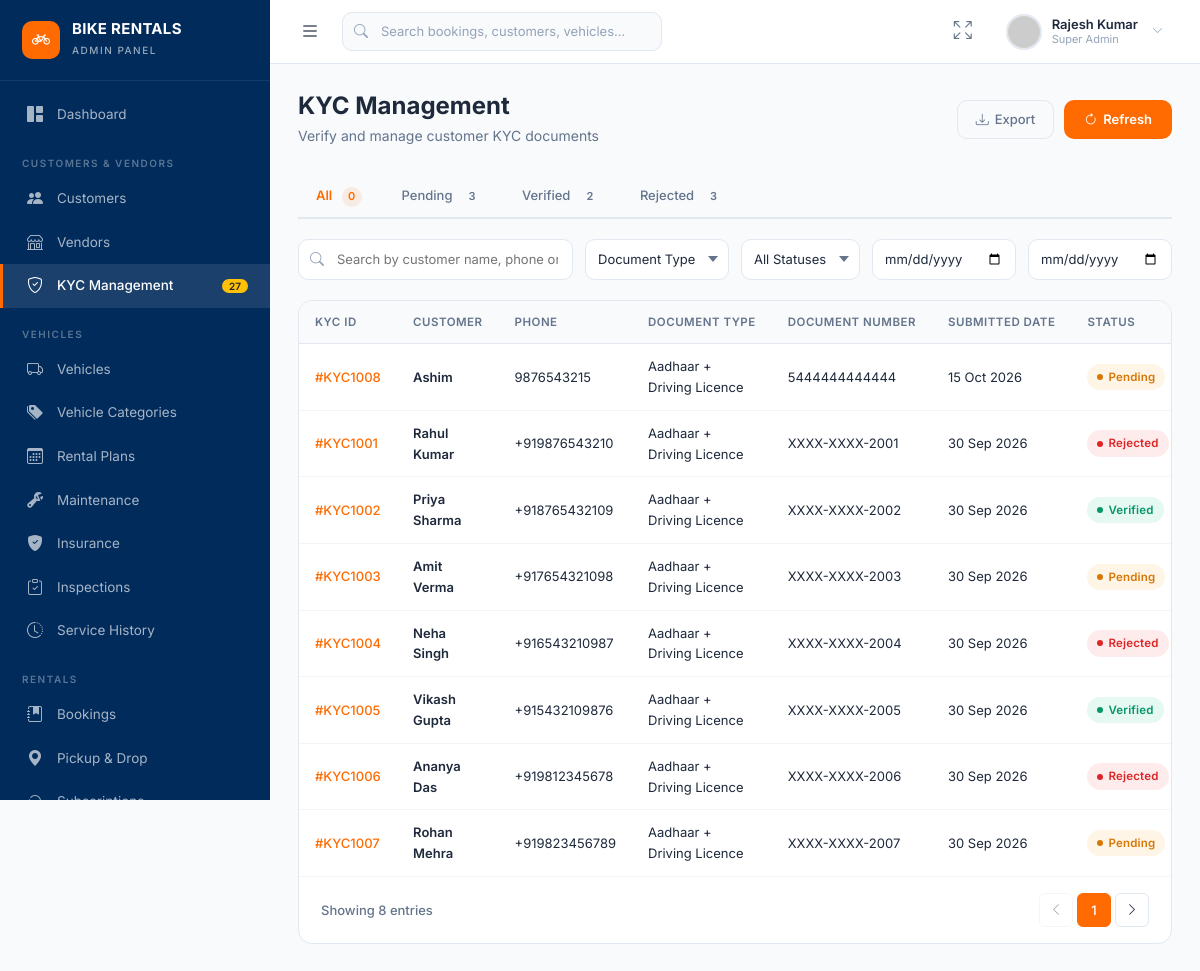
Page /kyc/ on the committed database.
### myapp/models.py (models this page shows, shortened)
class KYCRecord(models.Model):
    kyc_id = models.CharField(max_length=20, unique=True, blank=True)
    customer = models.ForeignKey(Customer, on_delete=models.CASCADE, related_name="kyc_records")
    document_type = models.CharField(max_length=50, default="Aadhaar + Driving Licence")
    aadhaar_number = models.CharField(max_length=20, blank=True)
    aadhaar_front_image = models.URLField(blank=True, null=True)
    aadhaar_back_image = models.URLField(blank=True, null=True)
    licence_number = models.CharField(max_length=50, blank=True)
    licence_front_image = models.URLField(blank=True, null=True)
    licence_back_image = models.URLField(blank=True, null=True)
    status = models.CharField(max_length=20, choices=Customer.KYC_STATUS, default="pending")
    rejection_reason = models.TextField(blank=True)
    submitted_at = models.DateTimeField(default=timezone.now)
    verified_at = models.DateTimeField(null=True, blank=True)
    verified_by = models.CharField(max_length=100, blank=True)
    class Meta:
        ordering = ["-submitted_at"]

class Customer(models.Model):
    KYC_STATUS = [
        ("pending", "Pending"),
        ("verified", "Verified"),
        ("rejected", "Rejected"),
    ]
    customer_id = models.CharField(
        max_length=12, unique=True, blank=True, editable=False
    )
    full_name = models.CharField(max_length=150)
    phone = models.CharField(max_length=15, unique=True)
    email = models.EmailField(unique=True)
    profile_image = models.URLField(blank=True, null=True)
    date_of_birth = models.DateField(blank=True, null=True)
    gender = models.CharField(max_length=20, blank=True)
    city = models.CharField(max_length=100, blank=True)
    state = models.CharField(max_length=100, blank=True)
    address = models.TextField(blank=True)
    pincode = models.CharField(max_length=10, blank=True)
    kyc_status = models.CharField(
        max_length=20,
        choices=KYC_STATUS,
        default="pending"
    )
    aadhaar_last_four = models.CharField(max_length=4, blank=True)
    aadhaar_name = models.CharField(max_length=150, blank=True)
    kyc_submitted_at = models.DateTimeField(null=True, blank=True)
    kyc_verified_at = models.DateTimeField(null=True, blank=True)
    kyc_remarks = models.TextField(blank=True)
    licence_number = models.CharField(max_length=50, blank=True)
    licence_name = models.CharField(max_length=150, blank=True)
    licence_issue_date = models.DateField(null=True, blank=True)
    licence_expiry_date = models.DateField(null=True, blank=True)
    vehicle_class = models.CharField(max_length=100, blank=True)
    issuing_authority = models.CharField(max_length=150, blank=True)
    licence_verified = models.BooleanField(default=False)
    is_active = models.BooleanField(default=True)
    wallet_balance = models.DecimalField(
        max_digits=12, decimal_places=2, default=0
    )
    total_bookings = models.PositiveIntegerField(default=0)
    total_spent = models.DecimalField(
        max_digits=12, decimal_places=2, default=0
    )
    joined_at = models.DateTimeField(default=timezone.now)
    updated_at = models.DateTimeField(auto_now=True)
    class Meta:
        ordering = ["-joined_at"]

### myapp/views.py (the view)
# urls.py: path('kyc/', views.kyc_list, name='admin_kyc'),
def kyc_list(request):
    records = KYCRecord.objects.select_related("customer").all()
    status_val = request.GET.get("status")
    if status_val:
        records = records.filter(status=status_val.lower())
    stats = {
        "total": KYCRecord.objects.count(),
        "pending": KYCRecord.objects.filter(status="pending").count(),
        "verified": KYCRecord.objects.filter(status="verified").count(),
        "rejected": KYCRecord.objects.filter(status="rejected").count(),
    }
    return render(request, "admin/kyc/list.html", {"kyc_records": records, "stats": stats})

### myapp/templates/admin/kyc/list.html (shortened to what this page needs)
{% extends "admin/base.html" %}
{% block content %}
<div class="page-header d-flex align-items-center justify-content-between flex-wrap gap-2">
    <div>
        <h1>KYC Management</h1>
        <p>Verify and manage customer KYC documents</p>
    </div>
    <div class="page-header-actions">
        <button class="btn-outline-custom" data-export="csv"><i class="bi bi-download"></i> Export</button>
        <button class="btn-primary-custom" onclick="window.location.reload()"><i class="bi bi-arrow-clockwise"></i> Refresh</button>
    </div>
</div>
<div class="admin-tabs">
    <div class="tab-item active">All <span class="tab-count">{{ stats.total|default:kyc_records|length }}</span></div>
    <div class="tab-item">Pending <span class="tab-count">{{ stats.pending|default:0 }}</span></div>
    <div class="tab-item">Verified <span class="tab-count">{{ stats.verified|default:0 }}</span></div>
    <div class="tab-item">Rejected <span class="tab-count">{{ stats.rejected|default:0 }}</span></div>
</div>
<div class="filter-bar">
    <div class="filter-search">
        <i class="bi bi-search"></i>
        <input type="text" placeholder="Search by customer name, phone or document number...">
    </div>
    <select><option value="">Document Type</option><option>Aadhaar Card</option><option>PAN Card</option><option>Driving Licence</option></select>
    <select><option value="">All Statuses</option><option>Pending</option><option>Verified</option><option>Rejected</option></select>
    <input type="date" title="From Date">
    <input type="date" title="To Date">
</div>
<div class="panel-card">
    <div class="admin-table-wrapper">
        <table class="admin-table">
            <thead>
                <tr>
                    <th>KYC ID</th>
                    <th>Customer</th>
                    <th>Phone</th>
                    <th>Document Type</th>
                    <th>Document Number</th>
                    <th>Submitted Date</th>
                    <th>Status</th>
                </tr>
            </thead>
            <tbody>
                {% for k in kyc_records %}
                <tr>
                    <td class="cell-link"><a href="{% url 'admin_kyc_detail' k.kyc_id %}" class="cell-link">#{{ k.kyc_id }}</a></td>
                    <td class="cell-bold">{{ k.customer.full_name }}</td>
                    <td>{{ k.customer.phone }}</td>
                    <td>{{ k.document_type }}</td>
                    <td>{{ k.aadhaar_number|default:k.licence_number|default:"Verified Doc" }}</td>
                    <td>{{ k.submitted_at|date:"d M Y" }}</td>
                    <td>
                        <span class="status-badge {% if k.status == 'verified' %}badge-verified{% elif k.status == 'pending' %}badge-pending{% else %}badge-rejected{% endif %}">
                            {{ k.status|capfirst }}
                        </span>
                    </td>
                </tr>
                {% empty %}
                <tr>
                    <td colspan="8" class="text-center py-4 text-muted">No KYC records found.</td>
                </tr>
                {% endfor %}
            </tbody>
        </table>
    </div>
    <div class="admin-pagination">
        <div class="page-info">Showing {{ kyc_records|length }} entries</div>
        <div class="page-links">
            <div class="page-link-item disabled"><i class="bi bi-chevron-left"></i></div>
            <div class="page-link-item active">1</div>
            <div class="page-link-item"><i class="bi bi-chevron-right"></i></div>
        </div>
    </div>
</div>
{% endblock %}

### rows in the picture
KYCRecord: kyc_id "KYC1008", customer.full_name "Ashim", customer.phone "9876543215", document_type "Aadhaar + Driving Licence", aadhaar_number "5444444444444", submitted_at "15 Oct 2026", status "Pending"
KYCRecord: kyc_id "KYC1001", customer.full_name "Rahul Kumar", customer.phone "+919876543210", document_type "Aadhaar + Driving Licence", aadhaar_number "XXXX-XXXX-2001", submitted_at "30 Sep 2026", status "Rejected"
KYCRecord: kyc_id "KYC1002", customer.full_name "Priya Sharma", customer.phone "+918765432109", document_type "Aadhaar + Driving Licence", aadhaar_number "XXXX-XXXX-2002", submitted_at "30 Sep 2026", status "Verified"
KYCRecord: kyc_id "KYC1003", customer.full_name "Amit Verma", customer.phone "+917654321098", document_type "Aadhaar + Driving Licence", aadhaar_number "XXXX-XXXX-2003", submitted_at "30 Sep 2026", status "Pending"
KYCRecord: kyc_id "KYC1004", customer.full_name "Neha Singh", customer.phone "+916543210987", document_type "Aadhaar + Driving Licence", aadhaar_number "XXXX-XXXX-2004", submitted_at "30 Sep 2026", status "Rejected"
KYCRecord: kyc_id "KYC1005", customer.full_name "Vikash Gupta", customer.phone "+915432109876", document_type "Aadhaar + Driving Licence", aadhaar_number "XXXX-XXXX-2005", submitted_at "30 Sep 2026", status "Verified"
KYCRecord: kyc_id "KYC1006", customer.full_name "Ananya Das", customer.phone "+919812345678", document_type "Aadhaar + Driving Licence", aadhaar_number "XXXX-XXXX-2006", submitted_at "30 Sep 2026", status "Rejected"
KYCRecord: kyc_id "KYC1007", customer.full_name "Rohan Mehra", customer.phone "+919823456789", document_type "Aadhaar + Driving Licence", aadhaar_number "XXXX-XXXX-2007", submitted_at "30 Sep 2026", status "Pending"

### other values in the picture
{{ stats.total|default:kyc_records|length }} "0"
{{ stats.pending|default:0 }} "3"
{{ stats.verified|default:0 }} "2"
{{ stats.rejected|default:0 }} "3"
{{ kyc_records|length }} "8"
